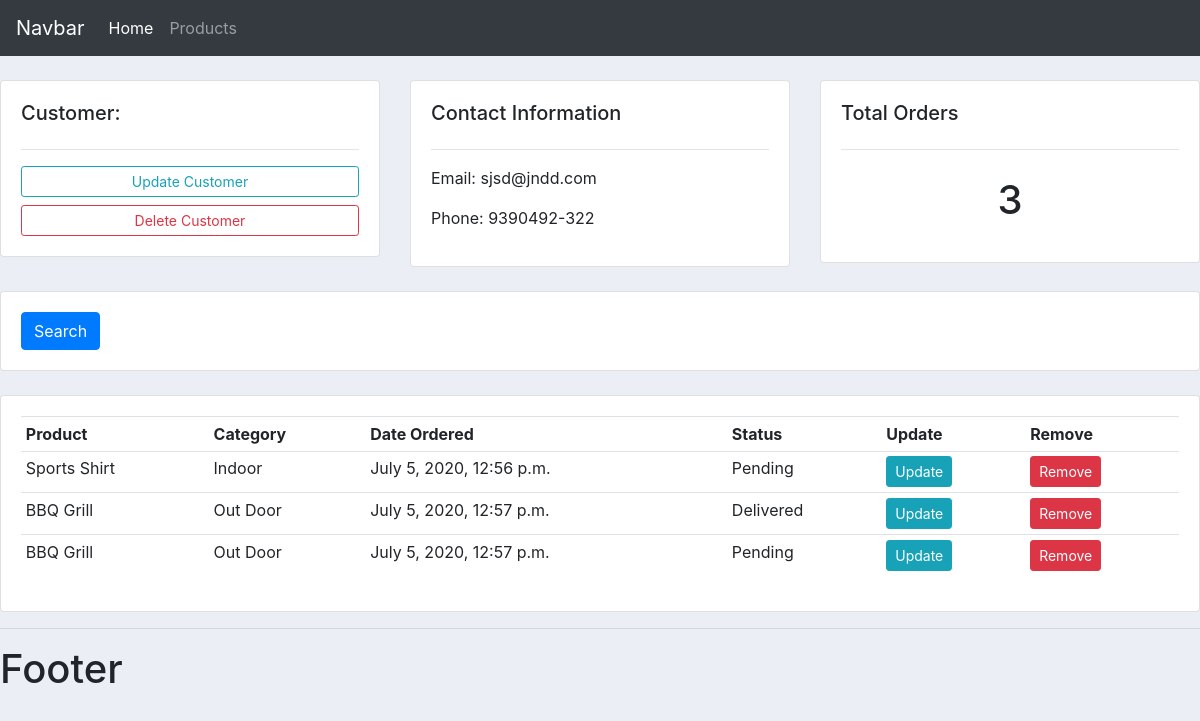
The page /customers/3/ on the database its author committed.
### accounts/models.py (models this page shows, shortened)
class Customer(models.Model):
    name = models.CharField(max_length=200, null=True)
    phone = models.CharField(max_length=200, null=True)
    email = models.CharField(max_length=200, null=True)
    date_created = models.DateTimeField(auto_now_add=True, null=True)

class Order(models.Model):
    STATUS = (
        ('Pending', 'Pending'),
        ('Out for delivery', 'Out for delivery'),
        ('Delivered', 'Delivered'),
    )
    customer = models.ForeignKey(Customer, null=True, on_delete=models.SET_NULL)
    product = models.ForeignKey(Product, null=True, on_delete=models.SET_NULL)
    date_created = models.DateTimeField(auto_now_add=True, null=True)
    status = models.CharField(max_length=200, null=True, choices=STATUS)

class Product(models.Model):
    CATEGORY = (
        ('Indoor', 'Indoor'),
        ('Out Door', 'Out Door'),
    )
    name = models.CharField(max_length=200, null=True)
    price = models.FloatField(null=True)
    category = models.CharField(max_length=200, null=True, choices=CATEGORY)
    description = models.TextField(max_length=200, null=True, blank=True)
    date_created = models.DateTimeField(auto_now_add=True, null=True)
    tags = models.ManyToManyField(Tag)
    def __str__(self):
        return self.name

### accounts/views.py (the view)
# urls.py: path('customers/<str:pk>/', views.customers, name='customers'),
def customers(request, pk):
    customer = Customer.objects.get(id=pk)
    order = customer.order_set.all()
    total_order = customer.order_set.all()
    order_count = total_order.count()
    context = {'customer': customer, 'order': order, 'order_count': order_count}
    return render(request, 'accounts/profiles.html', context)

### accounts/templates/accounts/profiles.html
{% extends 'accounts/main.html' %}
{% block content %}
	<br>
<div class="row">
	<div class="col-md">
		<div class="card card-body">
			<h5>Customer:</h5>
			<hr>
			<a class="btn btn-outline-info  btn-sm btn-block" href="{% url 'update-customer' customer.id %}">Update Customer</a>
			<a class="btn btn-outline-danger  btn-sm btn-block" href="{% url 'delete-customer' customer.id %}">Delete Customer</a>
		</div>
	</div>
	<div class="col-md">
		<div class="card card-body">
			<h5>Contact Information</h5>
			<hr>
			<p>Email: {{ customer.email }} </p>
			<p>Phone: {{ customer.phone }} </p>
		</div>
	</div>
	<div class="col-md">
		<div class="card card-body">
			<h5>Total Orders</h5>
			<hr>
			<h1 style="text-align: center;padding: 10px">{{ order_count }}</h1>
		</div>
	</div>
</div>
<br>
<div class="row">
	<div class="col">
		<div class="card card-body">
			<form method="get">
		    <button class="btn btn-primary" type="submit">Search</button>
		  </form>
		</div>
	</div>
</div>
<br>
<div class="row">
	<div class="col-md">
		<div class="card card-body">
			<table class="table table-sm">
				<tr>
					<th>Product</th>
					<th>Category</th>
					<th>Date Ordered</th>
					<th>Status</th>
					<th>Update</th>
					<th>Remove</th>
				</tr>
                {% for order in order %}
                <tr>
                <td>{{ order.product }}</td>
                <td>{{ order.product.category }}</td>
                <td>{{ order.date_created }}</td>
                <td>{{ order.status }}</td>
                    <td><a href="{% url 'update-order' order.id %}" class="btn btn-sm btn-info">Update</a></td>
                    <td><a href="{% url 'delete-order' order.id %}" class="btn btn-sm btn-danger" >Remove</a></td>
                </tr>
                {% endfor %}
			</table>
		</div>
	</div>
</div>
{% endblock %}

### static/css/style.css (style rules this page uses)
body { background-color: #ebeff5; width: 100%; }

### rows shown on the page
Customer: email "sjsd@jndd.com", phone "9390492-322"
Order: product "Sports Shirt", product.category "Indoor", date_created "July 5, 2020, 12:56 p.m.", status "Pending"
Order: product "BBQ Grill", product.category "Out Door", date_created "July 5, 2020, 12:57 p.m.", status "Delivered"
Order: product "BBQ Grill", product.category "Out Door", date_created "July 5, 2020, 12:57 p.m.", status "Pending"

### other values the page prints
{{ order_count }} "3"
